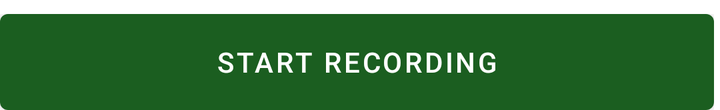
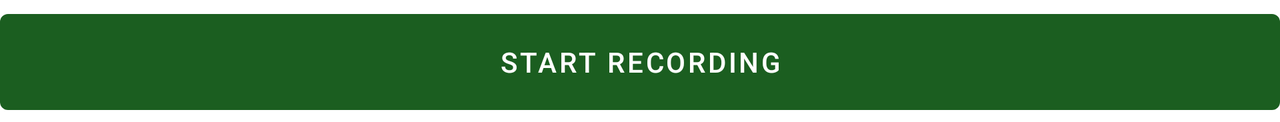

Compare how this app lays out the same screen by default and in its alternative resource folder. The renders come first, then the two layout files and the values they reference.
<!-- AndroidManifest.xml: application theme AppTheme -->
<!-- res/layout/view_recording_actions.xml -->
<?xml version="1.0" encoding="utf-8"?>
<LinearLayout xmlns:android="http://schemas.android.com/apk/res/android"
    xmlns:app="http://schemas.android.com/apk/res-auto"
    android:layout_width="match_parent"
    android:layout_height="wrap_content"
    android:layout_marginTop="7dp"
    android:baselineAligned="false"
    android:orientation="horizontal">

    <FrameLayout
        android:layout_width="0dp"
        android:layout_height="48dp"
        android:layout_marginEnd="3dp"
        android:layout_weight="2">

        <com.google.android.material.button.MaterialButton
            android:id="@+id/button_start"
            android:layout_width="match_parent"
            android:layout_height="match_parent"
            android:insetTop="0dp"
            android:insetBottom="0dp"
            android:onClick="onClick"
            android:text="@string/start_recording"
            android:textAppearance="?attr/textAppearanceButton"
            app:icon="@drawable/ic_start_recording"
            app:iconTint="?attr/colorOnPrimary" />

        <com.google.android.material.button.MaterialButton
            android:id="@+id/button_stop"
            style="@style/Widget.MaterialComponents.Button.OutlinedButton"
            android:layout_width="match_parent"
            android:layout_height="match_parent"
            android:insetTop="0dp"
            android:insetBottom="0dp"
            android:onClick="onClick"
            android:text="@string/stop_tracking_button"
            android:textAppearance="?attr/textAppearanceButton"
            android:textColor="?attr/colorError"
            android:visibility="gone"
            app:icon="@drawable/ic_stop_recording"
            app:iconTint="?attr/colorError"
            app:strokeColor="?attr/colorError" />
    </FrameLayout>

    <com.google.android.material.button.MaterialButton
        android:id="@+id/button_finish"
        style="@style/Widget.MaterialComponents.Button.OutlinedButton"
        android:layout_width="0dp"
        android:layout_height="48dp"
        android:layout_marginStart="3dp"
        android:layout_marginEnd="3dp"
        android:layout_weight="1.4"
        android:insetTop="0dp"
        android:insetBottom="0dp"
        android:onClick="onClick"
        android:text="@string/finish_trail_short"
        android:visibility="gone" />

    <com.google.android.material.button.MaterialButton
        android:id="@+id/button_picture"
        style="@style/Widget.MaterialComponents.Button.OutlinedButton"
        android:layout_width="48dp"
        android:layout_height="48dp"
        android:layout_marginStart="3dp"
        android:contentDescription="@string/take_photo_short"
        android:insetTop="0dp"
        android:insetBottom="0dp"
        android:minWidth="48dp"
        android:onClick="onClick"
        android:padding="0dp"
        android:tooltipText="@string/take_photo_short"
        android:visibility="gone"
        app:icon="@drawable/ic_camera"
        app:iconGravity="textStart"
        app:iconPadding="0dp"
        app:iconTint="?attr/colorPrimary" />

    <com.google.android.material.button.MaterialButton
        android:id="@+id/button_send"
        style="@style/Widget.MaterialComponents.Button.OutlinedButton"
        android:layout_width="0dp"
        android:layout_height="48dp"
        android:onClick="onClick"
        android:text="@string/upload_short"
        android:visibility="gone" />

    <com.google.android.material.button.MaterialButton
        android:id="@+id/button_delete"
        style="@style/Widget.MaterialComponents.Button.OutlinedButton"
        android:layout_width="48dp"
        android:layout_height="48dp"
        android:layout_marginStart="3dp"
        android:contentDescription="@string/delete_short"
        android:insetTop="0dp"
        android:insetBottom="0dp"
        android:minWidth="48dp"
        android:onClick="onClick"
        android:padding="0dp"
        android:tooltipText="@string/delete_short"
        android:visibility="gone"
        app:icon="@drawable/ic_delete"
        app:iconGravity="textStart"
        app:iconPadding="0dp"
        app:iconTint="?attr/colorError"
        app:strokeColor="?attr/colorError" />
</LinearLayout>
<!-- resources referenced by this layout -->
<resources>
  <!-- drawable ic_camera (drawable) -->
  <vector xmlns:android="http://schemas.android.com/apk/res/android"
      android:width="24dp" android:height="24dp"
      android:viewportWidth="24" android:viewportHeight="24">
      <path android:fillColor="#FF000000" android:pathData="M9,2L7.17,4H4a2,2 0,0 0,-2 2v12a2,2 0,0 0,2 2h16a2,2 0,0 0,2 -2V6a2,2 0,0 0,-2 -2h-3.17L15,2H9zM12,17a4,4 0,1 1,0 -8,4 4,0 0,1 0,8z" />
  </vector>
  <!-- drawable ic_delete (drawable) -->
  <vector xmlns:android="http://schemas.android.com/apk/res/android"
      android:width="24dp" android:height="24dp"
      android:viewportWidth="24" android:viewportHeight="24">
      <path android:fillColor="#FF000000" android:pathData="M6,19a2,2 0,0 0,2 2h8a2,2 0,0 0,2 -2V7H6v12zM8,9h8v10H8V9zM15.5,4l-1,-1h-5l-1,1H5v2h14V4z" />
  </vector>
  <!-- drawable ic_stop_recording (drawable) -->
  <vector xmlns:android="http://schemas.android.com/apk/res/android"
      android:width="20dp" android:height="20dp"
      android:viewportWidth="24" android:viewportHeight="24">
      <path android:fillColor="#FF000000" android:pathData="M6,6h12v12H6z" />
  </vector>
  <string name="delete_short">Delete</string>
  <string name="finish_trail_short">Finish</string>
  <string name="start_recording">Start recording</string>
  <string name="stop_tracking_button">Stop tracking</string>
  <string name="take_photo_short">Photo</string>
  <string name="upload_short">Upload</string>
  <style name="AppTheme" parent="Theme.MaterialComponents.DayNight.NoActionBar">
          <item name="colorPrimary">#1B5E20</item>
          <item name="colorPrimaryVariant">#124116</item>
          <item name="colorSecondary">#2E7D32</item>
          <item name="colorOutline">?attr/colorOnSurface</item>
          <item name="android:windowLightStatusBar">false</item>
      </style>
</resources>
<!-- res/layout-land/view_recording_actions.xml (the repository's variant of the layout above) -->
<!-- drawn on the phone turned sideways -->
<?xml version="1.0" encoding="utf-8"?>
<LinearLayout xmlns:android="http://schemas.android.com/apk/res/android"
    xmlns:app="http://schemas.android.com/apk/res-auto"
    android:layout_width="match_parent"
    android:layout_height="wrap_content"
    android:layout_marginTop="7dp"
    android:orientation="vertical">

    <FrameLayout
        android:layout_width="match_parent"
        android:layout_height="48dp">

        <com.google.android.material.button.MaterialButton
            android:id="@+id/button_start"
            android:layout_width="match_parent"
            android:layout_height="match_parent"
            android:insetTop="0dp"
            android:insetBottom="0dp"
            android:onClick="onClick"
            android:text="@string/start_recording"
            android:textAppearance="?attr/textAppearanceButton"
            app:icon="@drawable/ic_start_recording"
            app:iconTint="?attr/colorOnPrimary" />

        <com.google.android.material.button.MaterialButton
            android:id="@+id/button_stop"
            style="@style/Widget.MaterialComponents.Button.OutlinedButton"
            android:layout_width="match_parent"
            android:layout_height="match_parent"
            android:insetTop="0dp"
            android:insetBottom="0dp"
            android:onClick="onClick"
            android:text="@string/stop_tracking_button"
            android:textAppearance="?attr/textAppearanceButton"
            android:textColor="?attr/colorError"
            android:visibility="gone"
            app:icon="@drawable/ic_stop_recording"
            app:iconTint="?attr/colorError"
            app:strokeColor="?attr/colorError" />
    </FrameLayout>

    <LinearLayout
        android:layout_width="match_parent"
        android:layout_height="wrap_content"
        android:layout_marginTop="6dp"
        android:gravity="end"
        android:orientation="horizontal">

        <com.google.android.material.button.MaterialButton
            android:id="@+id/button_finish"
            style="@style/Widget.MaterialComponents.Button.OutlinedButton"
            android:layout_width="0dp"
            android:layout_height="48dp"
            android:layout_marginEnd="3dp"
            android:layout_weight="1"
            android:insetTop="0dp"
            android:insetBottom="0dp"
            android:onClick="onClick"
            android:text="@string/finish_trail_short"
            android:visibility="gone" />

        <com.google.android.material.button.MaterialButton
            android:id="@+id/button_send"
            style="@style/Widget.MaterialComponents.Button.OutlinedButton"
            android:layout_width="0dp"
            android:layout_height="48dp"
            android:layout_marginEnd="3dp"
            android:layout_weight="1"
            android:onClick="onClick"
            android:text="@string/upload_short"
            android:visibility="gone" />

        <com.google.android.material.button.MaterialButton
            android:id="@+id/button_picture"
            style="@style/Widget.MaterialComponents.Button.OutlinedButton"
            android:layout_width="48dp"
            android:layout_height="48dp"
            android:layout_marginStart="3dp"
            android:contentDescription="@string/take_photo_short"
            android:insetTop="0dp"
            android:insetBottom="0dp"
            android:minWidth="48dp"
            android:onClick="onClick"
            android:padding="0dp"
            android:tooltipText="@string/take_photo_short"
            android:visibility="gone"
            app:icon="@drawable/ic_camera"
            app:iconGravity="textStart"
            app:iconPadding="0dp"
            app:iconTint="?attr/colorPrimary" />

        <com.google.android.material.button.MaterialButton
            android:id="@+id/button_delete"
            style="@style/Widget.MaterialComponents.Button.OutlinedButton"
            android:layout_width="48dp"
            android:layout_height="48dp"
            android:layout_marginStart="3dp"
            android:contentDescription="@string/delete_short"
            android:insetTop="0dp"
            android:insetBottom="0dp"
            android:minWidth="48dp"
            android:onClick="onClick"
            android:padding="0dp"
            android:tooltipText="@string/delete_short"
            android:visibility="gone"
            app:icon="@drawable/ic_delete"
            app:iconGravity="textStart"
            app:iconPadding="0dp"
            app:iconTint="?attr/colorError"
            app:strokeColor="?attr/colorError" />
    </LinearLayout>
</LinearLayout>
